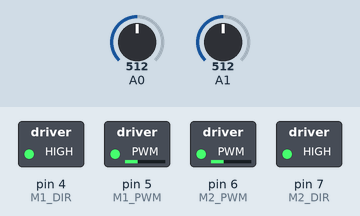
A sketch run on a simulated Arduino Uno, built with avr-gcc and run on an emulated ATmega328P. Shown: switched loads named in the sketch (green lamp = pin HIGH). Inputs (shaded band) come from the test bench; at power-on: A0 = 512, A1 = 512.

Above: at 1.2 s.
1.3 s: A0 set to 716
At 1.8 s:
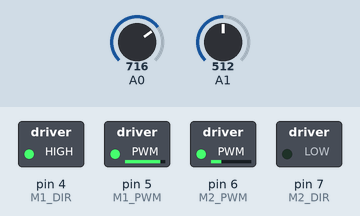
2.8 s: A1 set to 716
At 4.0 s:
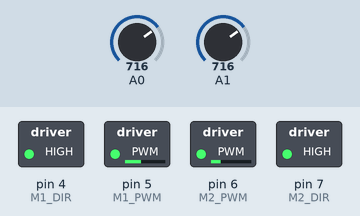
4.3 s: A1 set to 900
At 5.5 s:
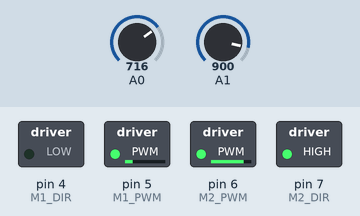
5.8 s: A0 set to 900
At 6.3 s:
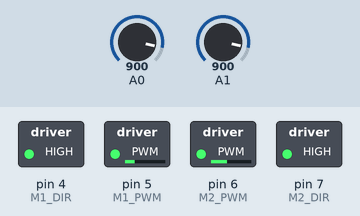
7.3 s: A0 set to 1023
At 7.8 s:
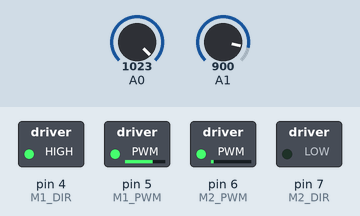
8.8 s: A1 set to 511
At 9.8 s:
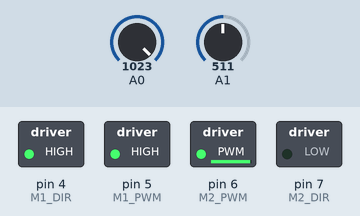
Timing chart, 0 to 11.3 s (numbered marks = the images above; inputs shaded):
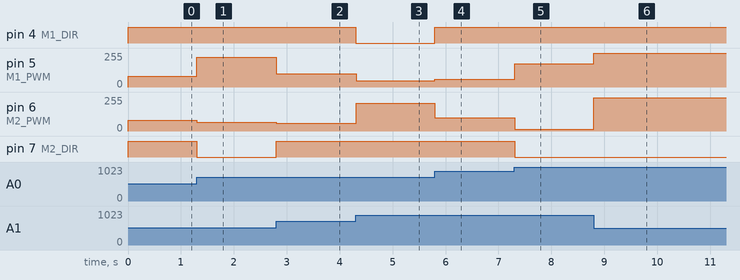

The sketch:

____________________________.ino
```cpp
#define M1_DIR 4
#define M1_PWM 5
#define M2_DIR 7
#define M2_PWM 6

#define MAX_SPEED 255

/* Значения датчика цвета:
 * 280-320 - белый цвет
 * 700-850 - черный
 */

int speedR = 80, speedL = 80; /* Скорость робота */
int p = 0, i = 0, d = 0, U = 0;
int iMax = 20;
int sensorValueL, sensorValueR; /* Данные с датчиков */
float kp = 0.6, ki = 0.01, kd = 2;/* Коэффициент пидрегулятора */
float eOld = 0;
int error; /* ошибка */


/* Считывание данных с датчиков света */
int LightSensorRead(int SensorPin)
{
  if(SensorPin < A0 || SensorPin > A3)
    return -1;

  int Data = analogRead(SensorPin);
  return Data;
}

/* Инициализация пинов для управления двигателями */
void InitMotors()
{
  pinMode(M1_DIR, OUTPUT);
  pinMode(M1_PWM, OUTPUT);
  pinMode(M2_DIR, OUTPUT);
  pinMode(M2_PWM, OUTPUT);
}

/* Запись скорости в моторы */
void Motors(int Speed1, int Speed2)
{
  if(Speed1 > MAX_SPEED) Speed1 = MAX_SPEED;
  if(Speed1 < -MAX_SPEED) Speed1 = -MAX_SPEED;
  if(Speed2 > MAX_SPEED) Speed2 = MAX_SPEED;
  if(Speed2 < -MAX_SPEED) Speed2 = -MAX_SPEED;

  if(Speed1 > 0)
  {
    digitalWrite(M1_DIR, 1);
    analogWrite(M1_PWM, Speed1);
  }
  else
  {
    digitalWrite(M1_DIR, 0);
    analogWrite(M1_PWM, -Speed1);
  }

  if(Speed2 > 0)
  {
    digitalWrite(M2_DIR, 1);
    analogWrite(M2_PWM, Speed2);
  }
  else
  {
    digitalWrite(M2_DIR, 0);
    analogWrite(M2_PWM, -Speed2);
  }
}

//Ехать вперед
void MoveForward(int Speed)
{
  Motors(Speed, Speed);
}

/* Установка скорости с учетом работы регулятора */
void MoveForward_U(int SpeedL, int SpeedR, int influens){
  int resL = SpeedL + influens;
  int resR = SpeedR - influens;
  Motors(resL, resR);
}


/* Остановка моторов */
void Stop()
{
  Motors(0, 0);
}

void setup() {
  InitMotors();
  Serial.begin(9600);
}

void loop() {


  error = sensorValueL - sensorValueR;
  p = error * kp;

  i = i + error*ki;
  if (abs(i) > iMax){
     if (i < 0) {
       i = -iMax;
     } else {
       i = iMax;
     }
  }
  d = (error / eOld) * kd;

  U = p + i + d;
  eOld = error;

  MoveForward_U(speedL, speedR, U);

  sensorValueL = LightSensorRead(A0);
  sensorValueR = LightSensorRead(A1);
}
```

Measured:
- after the input at 1.3 s, pin 5 (M1_PWM): 80/255 → 224/255 at once; pin 6 (M2_PWM): 80/255 → 64/255 at once; pin 7 (M2_DIR): HIGH → LOW at once
- after the input at 2.8 s, pin 5 (M1_PWM): 224/255 → 100/255 at once; pin 6 (M2_PWM): 64/255 → 60/255 at once; pin 7 (M2_DIR): LOW → HIGH at once
- after the input at 4.3 s, pin 4 (M1_DIR): HIGH → LOW at once; pin 5 (M1_PWM): 100/255 → 48/255 at once; pin 6 (M2_PWM): 60/255 → 208/255 at once
- after the input at 5.8 s, pin 4 (M1_DIR): LOW → HIGH at once; pin 5 (M1_PWM): 48/255 → 60/255 at once; pin 6 (M2_PWM): 208/255 → 100/255 at once
- after the input at 7.3 s, pin 5 (M1_PWM): 60/255 → 175/255 at once; pin 6 (M2_PWM): 100/255 → 15/255 at once; pin 7 (M2_DIR): HIGH → LOW at once
- after the input at 8.8 s, pin 5 (M1_PWM): 175/255 → 255/255 at once; pin 6 (M2_PWM): 15/255 → 249/255 at once
